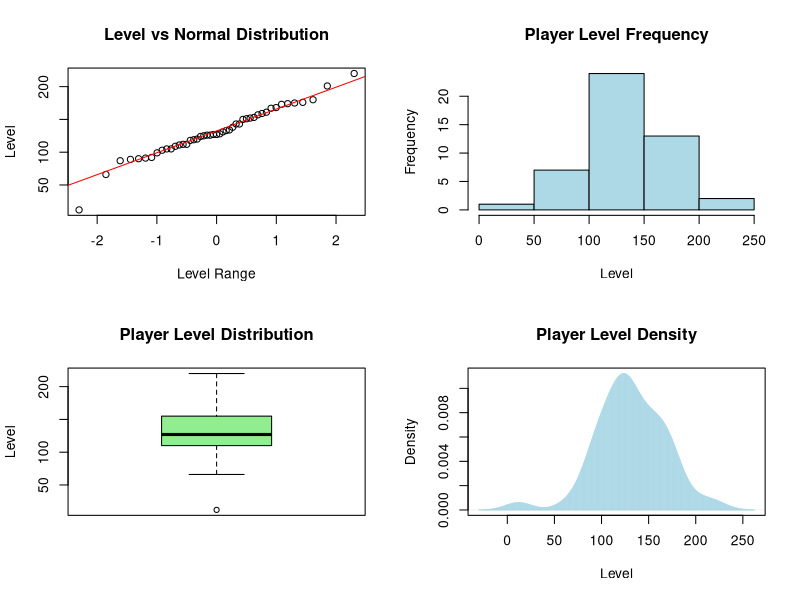
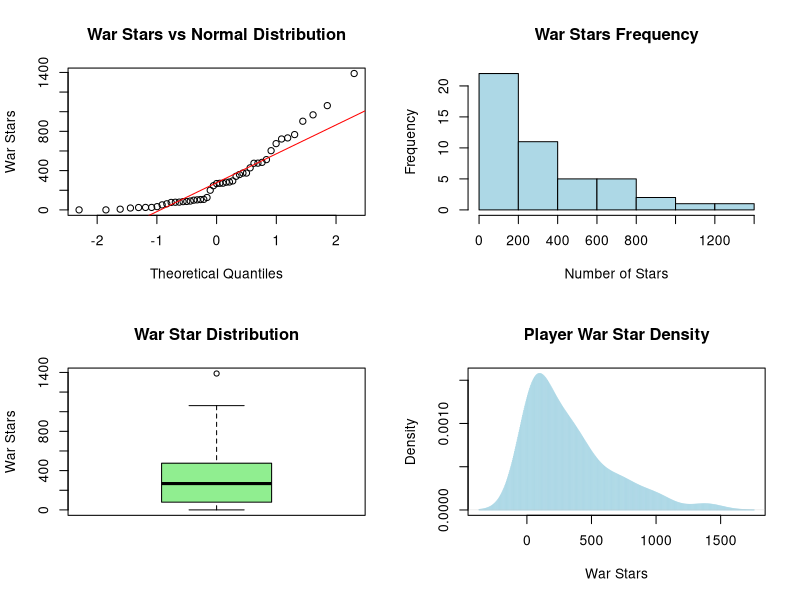

These figures' R source, in order:
library(knitr)
setwd("C:\\Users\\sterg\\Code\\R\\R Projects\\Clash of Clans Stats")
playerdata              <-  read.csv("data.csv", header = TRUE)

# ------------------------------------------------------------------------------

player_activity         <- playerdata$attackWins > 0
player_activity         <- ifelse(player_activity, "active", "inactive")

# Create the main dataframe 'mydata' containing all clan members.
mydata                  <-  data.frame(Name        = playerdata$name,
                                       Level       = playerdata$expLevel,
                                       Trophies    = playerdata$trophies,
                                       `War Stars` = playerdata$warStars,
                                       Activity    = player_activity)

# Create the 'mydata_active' dataframe,
# filtering for players active in the current season.
x                       <- mydata$Activity == "active"
mydata_active           <- mydata[x, ]
mydata_active           <- mydata_active[order(mydata_active$War.Stars,
                                               decreasing = TRUE), ]
rownames(mydata_active) <- 1:nrow(mydata_active) # nolint

# Sort the main 'mydata' dataframe.
# This is done after creating the active players subset
# to ensure the original dataframe's row order
# is not disturbed during the filtering process.
mydata                  <-  mydata[order(mydata$War.Stars,
                                         decreasing = TRUE), ]
rownames(mydata)        <- 1:nrow(mydata)        # nolint

# ------------------------------------------------------------------------------

# Output the summary data to a text file named "Clan Info.txt".
sink("Clan Info.txt")

cat("The following table has data of every member of your clan")
print(kable(mydata,
            align   = "ccccc",
            format  = "simple"))
cat("\n")

if (nrow(mydata_active) == nrow(mydata)) {
  cat("All clan members are active in the current season.")
  cat("\n")

} else {
  cat("The following table has data of active members of your clan")
  print(kable(mydata_active,
              format  = "simple",
              align   = "ccccc"))
}
cat("\n")
cat("#########################################################################")
cat("\n\n")
cat("Statistical analysis")
cat("\n\n")

# Perform and print summary statistics.
cat("Player Level")
cat("\n")
print(summary(mydata$Level))
cat("\n")
cat("War Stars")
cat("\n")
print(summary(mydata$War.Stars))
sink()

# ------------------------------------------------------------------------------

png1         <- "Level Anlalysis.png"
png(png1, width = 4000, height = 4000, res = 600)

par(mfrow    = c(2, 2))
qqnorm(mydata$Level,
       main  = "Level vs Normal Distribution",
       ylab  = "Level",
       xlab  = "Level Range")
qqline(mydata$Level,
       col   = "Red")
hist(mydata$Level,
     main    = "Player Level Frequency",
     col     = "Light Blue",
     ylab    = "Frequency",
     xlab    = "Level")
boxplot(mydata$Level,
        main = "Player Level Distribution",
        col  = "Light Green",
        ylab = "Level")
plot(density(mydata$Level),
     type    = "h",
     col     = "Light Blue",
     main    = "Player Level Density",
     ylab    = "Density",
     xlab    = "Level")

dev.off()

# ------------------------------------------------------------------------------

png2         <-  "War Stars Analysis.png"
png(png2, width = 4000, height = 4000, res = 600)

par(mfrow    = c(2, 2))
qqnorm(mydata$War.Stars,
       main  = "War Stars vs Normal Distribution",
       xlab  = "Theoretical Quantiles",
       ylab  = "War Stars")
qqline(mydata$War.Stars,
       col   = "Red")
hist(mydata$War.Stars,
     main    = "War Stars Frequency",
     col     = "Light Blue",
     xlab    = "Number of Stars",
     ylab    = "Frequency")
boxplot(mydata$War.Stars,
        main = "War Star Distribution",
        col  = "Light Green",
        ylab = "War Stars")
plot(density(mydata$War.Stars),
     type    = "h",
     col     = "Light Blue",
     main    = "Player War Star Density",
     ylab    = "Density",
     xlab    = "War Stars")

dev.off()